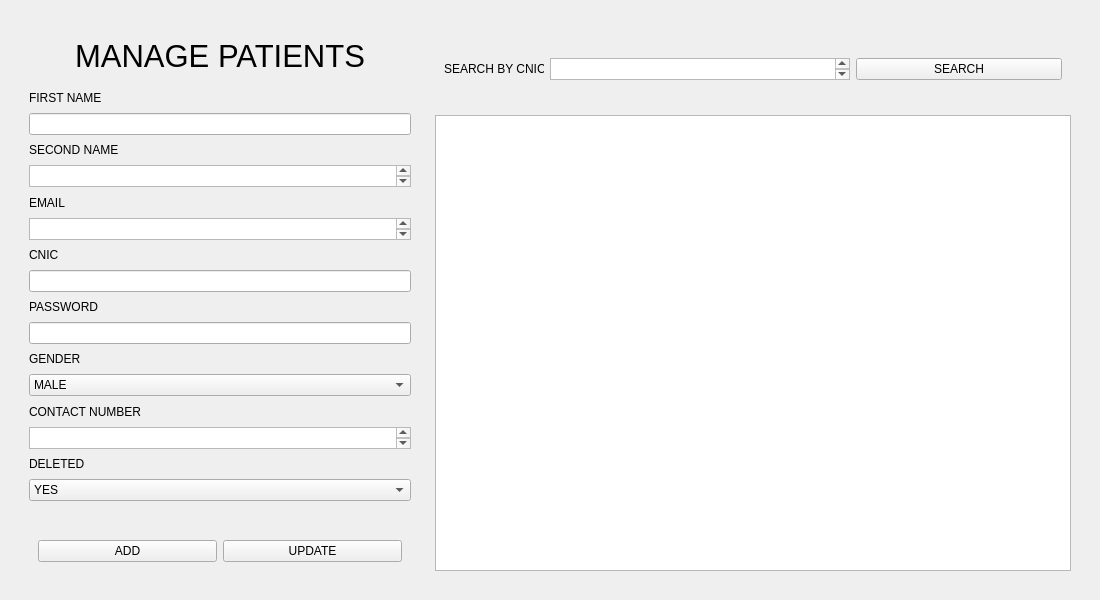
<?xml version="1.0" encoding="UTF-8"?>
<ui version="4.0">
 <class>Frame</class>
 <widget class="QFrame" name="Frame">
  <property name="geometry">
   <rect>
    <x>0</x>
    <y>0</y>
    <width>1100</width>
    <height>600</height>
   </rect>
  </property>
  <property name="windowTitle">
   <string>Frame</string>
  </property>
  <layout class="QGridLayout" name="gridLayout">
   <item row="0" column="0">
    <widget class="QWidget" name="widget" native="true">
     <layout class="QHBoxLayout" name="horizontalLayout">
      <item>
       <widget class="QWidget" name="widget_2" native="true">
        <property name="maximumSize">
         <size>
          <width>400</width>
          <height>16777215</height>
         </size>
        </property>
        <layout class="QHBoxLayout" name="horizontalLayout_3">
         <item>
          <layout class="QVBoxLayout" name="verticalLayout_2">
           <item>
            <widget class="QWidget" name="widget_6" native="true">
             <property name="maximumSize">
              <size>
               <width>16777215</width>
               <height>80</height>
              </size>
             </property>
             <layout class="QHBoxLayout" name="horizontalLayout_9">
              <item>
               <layout class="QHBoxLayout" name="horizontalLayout_8">
                <item>
                 <widget class="QLabel" name="title_patient">
                  <property name="font">
                   <font>
                    <pointsize>23</pointsize>
                   </font>
                  </property>
                  <property name="text">
                   <string>MANAGE PATIENTS</string>
                  </property>
                  <property name="alignment">
                   <set>Qt::AlignmentFlag::AlignCenter</set>
                  </property>
                 </widget>
                </item>
               </layout>
              </item>
             </layout>
            </widget>
           </item>
           <item>
            <widget class="QLabel" name="patient_first_name_label">
             <property name="text">
              <string>FIRST NAME</string>
             </property>
            </widget>
           </item>
           <item>
            <widget class="QLineEdit" name="patient_first_name_input"/>
           </item>
           <item>
            <widget class="QLabel" name="patient_last_name_label">
             <property name="text">
              <string>SECOND NAME</string>
             </property>
            </widget>
           </item>
           <item>
            <widget class="QTextEdit" name="patient_last_name_input">
             <property name="maximumSize">
              <size>
               <width>16777215</width>
               <height>22</height>
              </size>
             </property>
            </widget>
           </item>
           <item>
            <widget class="QLabel" name="patient_email_label">
             <property name="text">
              <string>EMAIL</string>
             </property>
            </widget>
           </item>
           <item>
            <widget class="QTextEdit" name="patient_email_input">
             <property name="maximumSize">
              <size>
               <width>16777215</width>
               <height>22</height>
              </size>
             </property>
            </widget>
           </item>
           <item>
            <widget class="QLabel" name="patient_cnic_label">
             <property name="text">
              <string>CNIC</string>
             </property>
            </widget>
           </item>
           <item>
            <widget class="QLineEdit" name="patient_cnic_input"/>
           </item>
           <item>
            <widget class="QLabel" name="patient_password_label">
             <property name="text">
              <string>PASSWORD</string>
             </property>
            </widget>
           </item>
           <item>
            <widget class="QLineEdit" name="patient_password_input"/>
           </item>
           <item>
            <widget class="QLabel" name="patient_gender_label">
             <property name="text">
              <string>GENDER</string>
             </property>
            </widget>
           </item>
           <item>
            <widget class="QComboBox" name="patient_gender_dropbox">
             <item>
              <property name="text">
               <string>MALE</string>
              </property>
             </item>
             <item>
              <property name="text">
               <string>FEMALE</string>
              </property>
             </item>
            </widget>
           </item>
           <item>
            <widget class="QLabel" name="patient_contact_label">
             <property name="text">
              <string>CONTACT NUMBER</string>
             </property>
            </widget>
           </item>
           <item>
            <widget class="QTextEdit" name="patient_contact_input">
             <property name="maximumSize">
              <size>
               <width>16777215</width>
               <height>22</height>
              </size>
             </property>
            </widget>
           </item>
           <item>
            <widget class="QLabel" name="patient_delete_label">
             <property name="text">
              <string>DELETED</string>
             </property>
            </widget>
           </item>
           <item>
            <widget class="QComboBox" name="patient_delete_dropbox">
             <item>
              <property name="text">
               <string>YES</string>
              </property>
             </item>
             <item>
              <property name="text">
               <string>NO</string>
              </property>
             </item>
            </widget>
           </item>
           <item>
            <widget class="QLabel" name="patient_message_label">
             <property name="text">
              <string/>
             </property>
            </widget>
           </item>
           <item>
            <widget class="QWidget" name="widget_4" native="true">
             <property name="maximumSize">
              <size>
               <width>16777215</width>
               <height>50</height>
              </size>
             </property>
             <layout class="QHBoxLayout" name="horizontalLayout_6">
              <item>
               <layout class="QHBoxLayout" name="horizontalLayout_5">
                <item>
                 <widget class="QPushButton" name="patient_add_button">
                  <property name="text">
                   <string>ADD</string>
                  </property>
                 </widget>
                </item>
                <item>
                 <widget class="QPushButton" name="patient_update_button">
                  <property name="text">
                   <string>UPDATE</string>
                  </property>
                 </widget>
                </item>
               </layout>
              </item>
             </layout>
            </widget>
           </item>
          </layout>
         </item>
        </layout>
       </widget>
      </item>
      <item>
       <widget class="QWidget" name="widget_3" native="true">
        <property name="minimumSize">
         <size>
          <width>0</width>
          <height>0</height>
         </size>
        </property>
        <layout class="QGridLayout" name="gridLayout_2">
         <item row="1" column="0">
          <widget class="QTableView" name="tableView">
           <property name="minimumSize">
            <size>
             <width>0</width>
             <height>0</height>
            </size>
           </property>
           <property name="maximumSize">
            <size>
             <width>1000</width>
             <height>600</height>
            </size>
           </property>
          </widget>
         </item>
         <item row="0" column="0">
          <widget class="QWidget" name="widget_5" native="true">
           <property name="maximumSize">
            <size>
             <width>16777215</width>
             <height>80</height>
            </size>
           </property>
           <layout class="QVBoxLayout" name="verticalLayout_5">
            <item>
             <layout class="QHBoxLayout" name="horizontalLayout_2">
              <item>
               <widget class="QLabel" name="patient_search_label">
                <property name="minimumSize">
                 <size>
                  <width>100</width>
                  <height>0</height>
                 </size>
                </property>
                <property name="maximumSize">
                 <size>
                  <width>100</width>
                  <height>16777215</height>
                 </size>
                </property>
                <property name="text">
                 <string>SEARCH BY CNIC</string>
                </property>
               </widget>
              </item>
              <item>
               <widget class="QTextEdit" name="patinet_search_input">
                <property name="minimumSize">
                 <size>
                  <width>150</width>
                  <height>0</height>
                 </size>
                </property>
                <property name="maximumSize">
                 <size>
                  <width>300</width>
                  <height>22</height>
                 </size>
                </property>
               </widget>
              </item>
              <item>
               <widget class="QPushButton" name="patinet_search_button">
                <property name="text">
                 <string>SEARCH</string>
                </property>
               </widget>
              </item>
             </layout>
            </item>
           </layout>
          </widget>
         </item>
        </layout>
       </widget>
      </item>
     </layout>
    </widget>
   </item>
  </layout>
 </widget>
 <resources/>
 <connections/>
</ui>
